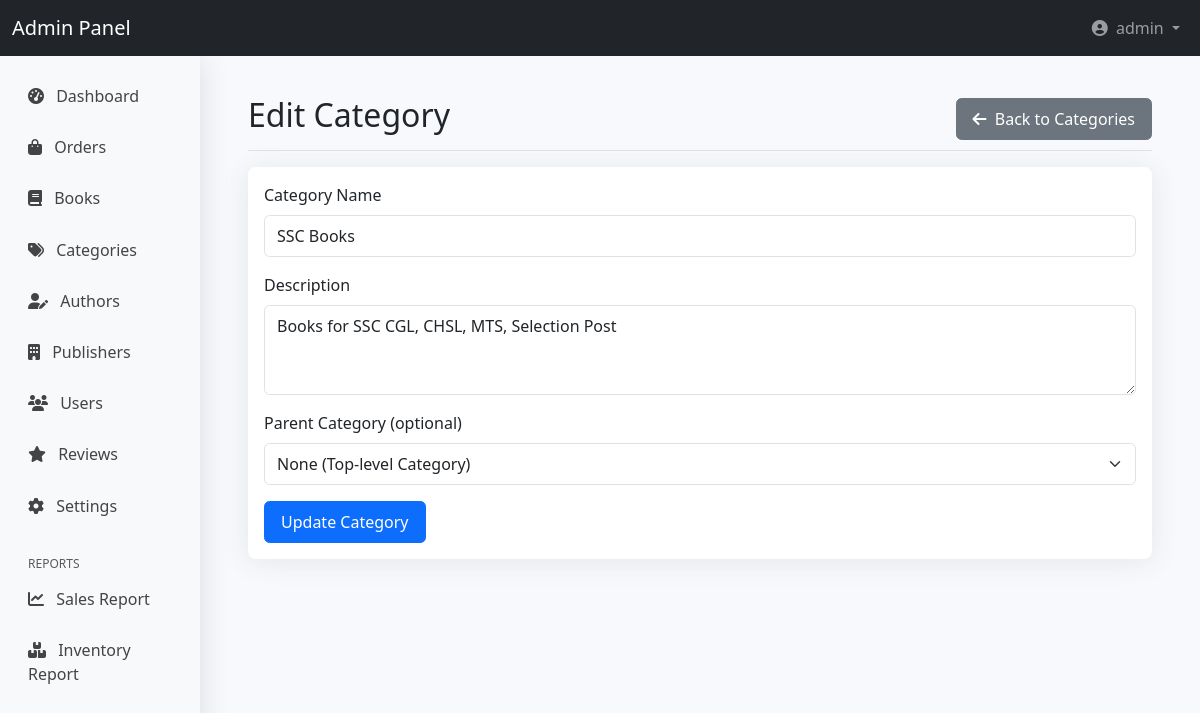
/admin/categories/edit.php?id=2 (signed in), run on the app's committed database.
### tables this page shows
CREATE TABLE `categories` (
  `category_id` int(11) NOT NULL,
  `name` varchar(50) NOT NULL,
  `parent_id` int(11) DEFAULT NULL,
  `description` text DEFAULT NULL
);

### admin/categories/edit.php (the view, shortened to what this page needs)
<?php
require_once '../../includes/config.php';
$category_id = intval($_GET['id']);
$stmt = $pdo->prepare("SELECT * FROM categories WHERE category_id = ?");
$stmt->execute([$category_id]);
$category = $stmt->fetch();
$errors = [];
$name = $category['name'];
$description = $category['description'];
require_once '../admin_header.php';
?>
<div class="container-fluid py-4">
    <div class="row">
        <main class="col-md-12 ms-sm-auto col-lg-12 px-md-4">
            <div class="d-flex justify-content-between flex-wrap flex-md-nowrap align-items-center pt-3 pb-2 mb-3 border-bottom">
                <h1 class="h2">Edit Category</h1>
                <div class="btn-toolbar mb-2 mb-md-0">
                    <a href="index.php" class="btn btn-secondary">
                        <i class="fas fa-arrow-left me-1"></i> Back to Categories
                    </a>
                </div>
            </div>
            <div class="card">
                <div class="card-body">
                    <form method="post">
                        <div class="mb-3">
                            <label for="name" class="form-label">Category Name</label>
                            <input type="text" class="form-control <?php echo isset($errors['name']) ? 'is-invalid' : ''; ?>"
                                   id="name" name="name" value="<?php echo htmlspecialchars($name); ?>" required>
                        </div>
                        <div class="mb-3">
                            <label for="description" class="form-label">Description</label>
                            <textarea class="form-control" id="description" name="description" rows="3"><?php echo htmlspecialchars($description); ?></textarea>
                        </div>
                        <div class="mb-3">
                            <label for="parent_id" class="form-label">Parent Category (optional)</label>
                            <select class="form-select <?php echo isset($errors['parent_id']) ? 'is-invalid' : ''; ?>" id="parent_id" name="parent_id">
                                <option value="">None (Top-level Category)</option>
                            </select>
                        </div>
                        <button type="submit" class="btn btn-primary">Update Category</button>
                    </form>
                </div>
            </div>
        </main>
    </div>
</div>
<?php require_once '../admin_footer.php'; ?>

### assets/css/admin.css (style rules this page uses)
body.admin-dashboard { background-color: #f8f9fc; }
.card { border: none; border-radius: 0.5rem; box-shadow: 0 0.15rem 1.75rem 0 rgba(58, 59, 69, 0.1); }
.form-control, .form-select { border-radius: 0.35rem; padding: 0.5rem 0.75rem; }
.btn { border-radius: 0.35rem; padding: 0.5rem 1rem; }

### data on the page
categories: name "SSC Books", description "Books for SSC CGL, CHSL, MTS, Selection Post"

### other printed values
$_SESSION['admin_username'] "admin"
